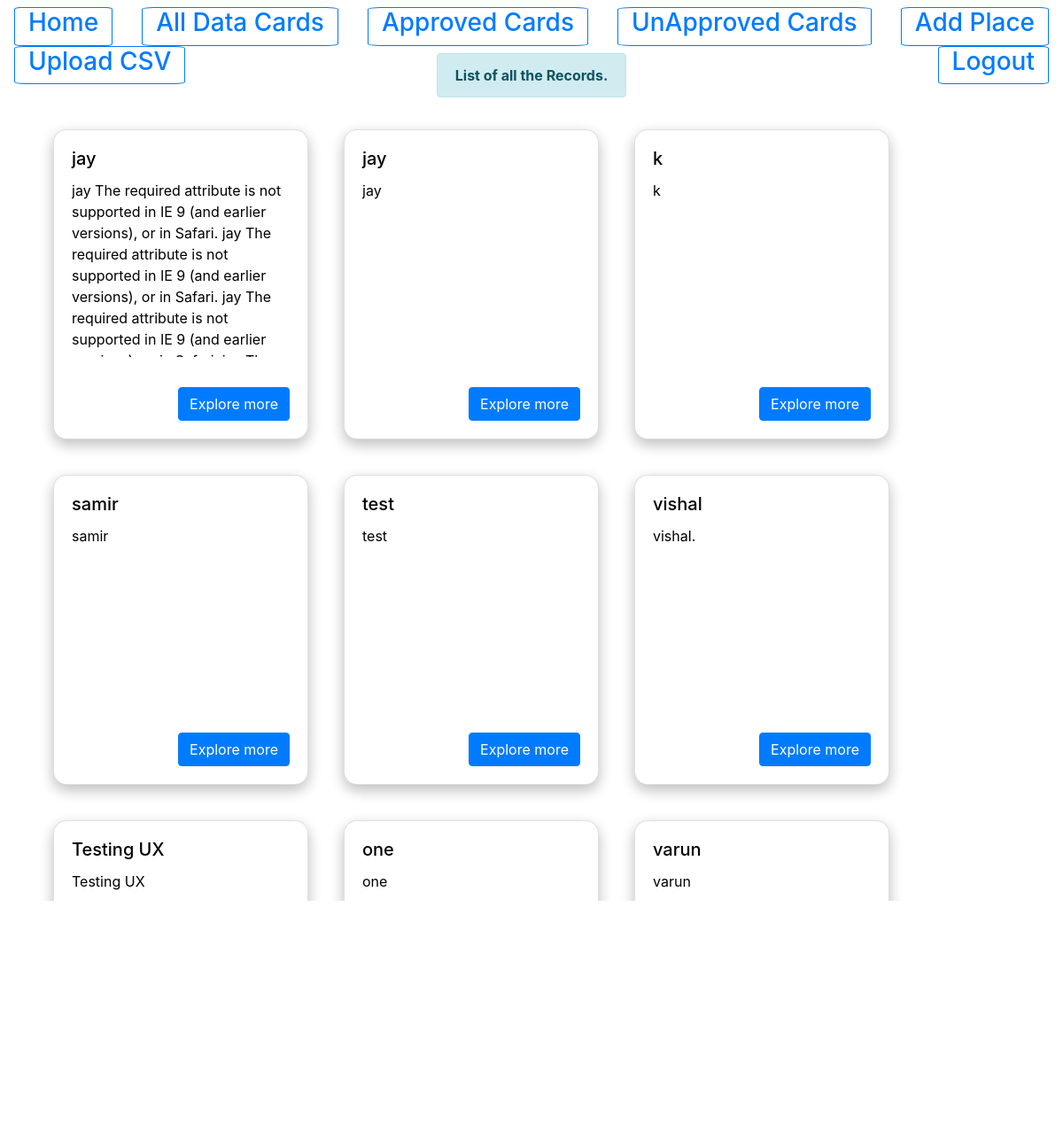
Screenshot of /AllDatalist/ (signed in) with the database file from the repository.
### myapp/models.py (models this page shows, shortened)
class myapp(models.Model):
    title = models.CharField(max_length=100,default=' ')
    description = models.CharField(max_length=100000,default=' ')
    longitude=models.CharField(max_length=1000,default=0)
    latitude=models.CharField(max_length=1000,default=0)
    placetitle=models.CharField(max_length=100000,default= ' ',blank = True)
    placetitle2=models.CharField(max_length=100000,default=' ',blank = True)
    placetitle3=models.CharField(max_length=100000,default=' ',blank = True)
    placetitle4=models.CharField(max_length=100000,default=' ',blank = True)
    placevalue=models.CharField(max_length=100000,default=' ',blank = True)
    placevalue2=models.CharField(max_length=100000,default=' ',blank = True)
    placevalue3=models.CharField(max_length=100000,default=' ',blank = True)
    placevalue4=models.CharField(max_length=100000,default=' ',blank = True)
    class Meta:
        db_table = 'placeDb'

### myapp/views.py (the view)
# urls.py: path('AllDatalist/',views.AllDatalist,name='AllDatalist'),
def AllDatalist(request):
    if request.user.is_authenticated:
        results = myapp.objects.filter()                                   # storing all the data
        message = "List of all the Records."
        return render(request,"SelcetedList.html",{"results":results,"message":message})              #rendering the results in selectedlist.html with a message
    else:
        form = LoginForm()              #login form
        message = "Please Login for Moving Further"
        return render(request,'registration/login.html',{"form":form,"message" : message})      # rendering login page

### myapp/templates/SelcetedList.html (shortened to what this page needs)
<!DOCTYPE html>
<html lang="en">
<head>
    <link rel="stylesheet" href="https://stackpath.bootstrapcdn.com/bootstrap/4.1.3/css/bootstrap.min.css"
>
</head>
<body class="">
        <div class=""  style="background-color:#ffffff;">
                <nav class="navbar navbar-dark bg-transparent" style="height:60px;">
                    <a class="" href="/" style="border: 2px;">
                        <button class="btn btn-sm btn-outline-primary admin-header-button"
                        style="border-radius: 6%; padding: 0 15px;"
                            type="submit">
                            <h3>Home</h3>
                        </button></a>
                    <a class="" href="/AllDatalist/" style="border: 2px;">
                        <button class="btn btn-sm btn-outline-primary"
                        style="border-radius: 6%; padding: 0 15px;"
                        type="submit">
                            <h3>All Data Cards</h3>
                        </button></a>
                    <a class="" href="/Approvedlist/" style="border: 2px;">
                        <button class="btn btn-sm btn-outline-primary"
                        style="border-radius: 6%; padding: 0 15px;"
                            type="submit">
                            <h3>Approved Cards</h3>
                        </button></a>
                    <a class="" href="/UnApprovedlist/" style="border: 2px;">
                        <button
                        style="border-radius: 6%; padding: 0 15px;"
                            class="btn btn-sm btn-outline-primary" type="submit">
                            <h3>UnApproved Cards</h3>
                        </button></a>
                    <a class="" href="/adminpanel/0/" style="border: 2px;">
                        <button class="btn btn-sm btn-outline-primary"
                        style="border-radius: 6%; padding: 0 15px;"
                        type="submit">
                            <h3>Add Place</h3>
                        </button></a>
                    <a class="" href="/csvUpload/" style="border: 2px;">
                        <button class="btn btn-sm btn-outline-primary"
                        style="border-radius: 6%; padding: 0 15px;"
                            type="submit">
                            <h3>Upload CSV</h3>
                        </button></a>
                    <a class="" href="/admin/logout/" style="border: 2px;">
                        <button class="btn btn-sm btn-outline-primary"
                        style="border-radius: 6%; padding: 0 15px;"
                            type="submit">
                            <h3>Logout</h3>
                        </button></a>
                </nav>
                <div class="alert alert-info container" style="text-align: center;width: max-content;height: max-content;">
                    <strong>{{ message }}</strong>
                </div>
            </div>
    <div class="row">
        <div class="col-12" style="width:100%;color: black;text-align: left;">
            <ul id='search-results'>
                {% for result in results %}
                <div class="" style="padding: 20px; float: left; ">
                    <div class="card" style="width: 18rem;min-height: 350px;border-radius: 15px!important;
                    border-top-left-radius: 15px !important;
                    border-top-right-radius: 15px !important;
                    border-bottom-right-radius: 15px !important;
                    border-bottom-left-radius: 15px !important;
                    box-shadow: 0 6px 16px 0 rgba(0,0,0,.15),0 6px 16px 0 rgba(0,0,0,.12)!important;">
                        <div class="card-body"
                            style="height: 100%;">
                            <h5 class="card-title">{{ result.title }}</h5>
                            <p class="card-text" style="height: 200px;overflow-x: auto;">{{ result.description }}</p>
                            <div class="" style="position: absolute;right: 20px;bottom: 20px;">
                                <a href="{{ result.id }}/" class="btn btn-primary">Explore more</a>
                            </div>
                        </div>
                    </div>
                </div>
                {% endfor %}
            </ul>
        </div>
    </div>
</body>
</html>

### rows the page displays
myapp: title "jay", description "jay The required attribute is not supported in IE 9 (and earlier versions), or in Safari. jay The required attribute is not supported in IE 9 (and earlier versions), or in Safari. jay The required attribute is not supported in IE 9 (and earlier…"
myapp: title "jay", description "jay"
myapp: title "k", description "k"
myapp: title "samir", description "samir"
myapp: title "test", description "test"
myapp: title "vishal", description "vishal."
myapp: title "Testing UX", description "Testing UX"
myapp: title "one", description "one"
myapp: title "varun", description "varun"

### other values shown
{{ message }} "List of all the Records."
